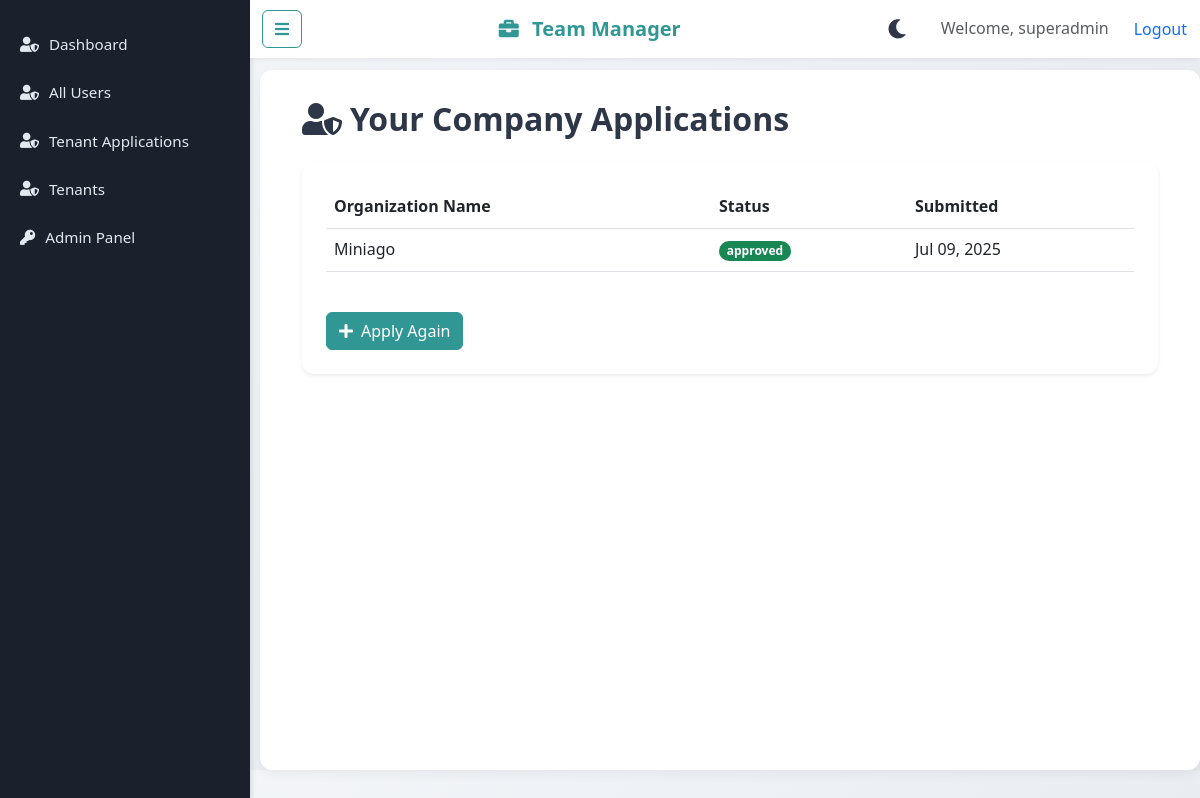
The page /tenants/application-status/11/ (signed in) on the database its author committed.
### documents/models.py (models this page shows, shortened)
class CustomUser(AbstractUser):
    EMAIL_PROVIDERS = [
        ('gmail', 'Gmail'),
        ('yahoo', 'Yahoo'),
        ('outlook', 'Outlook'),
        ('zoho', 'Zoho'),
        ('icloud', 'iCloud'),
    ]
    tenant = models.ForeignKey(Tenant, on_delete=models.CASCADE, blank=True, null=True, related_name="customuser")
    roles = models.ManyToManyField(Role, blank=True)
    department = models.ForeignKey('Department', on_delete=models.SET_NULL, null=True, blank=True, related_name='members')
    teams = models.ManyToManyField('Team', blank=True, related_name='members')
    phone_number = models.CharField(max_length=15, blank=True, null=True)
    email_address = models.EmailField(blank=True, null=True, help_text="Email address for email provider. To enable email sending.")
    email_password = models.CharField(max_length=255, blank=True, null=True, help_text="Password for email provider. To enable email sending.")  # Encrypted SMTP password
    email_provider = models.CharField(max_length=20, choices=EMAIL_PROVIDERS, blank=True, null=True)
    def __str__(self):
        return self.username

### tenants/models.py (models this page shows, shortened)
class TenantApplication(models.Model):
    STATUS_CHOICES = [
        ('pending', 'Pending'),
        ('approved', 'Approved'),
        ('rejected', 'Rejected'),
    ]
    username = models.CharField(max_length=150, unique=True, help_text="Required. Letters, digits and @/./+/-/_ only.")
    email = models.EmailField(unique=True, help_text="Enter a valid email address.")
    password = models.CharField(max_length=255)
    organization_name = models.CharField(max_length=100, unique=True)
    slug = models.SlugField(max_length=100, unique=True, help_text="Short name used in the URL. Can only contain lowercase letters, numbers and hyphens.")
    status = models.CharField(max_length=20, choices=STATUS_CHOICES, default='pending')
    created_at = models.DateTimeField(auto_now_add=True)
    updated_at = models.DateTimeField(auto_now=True)

### tenants/views.py (the view)
# urls.py: path('application-status/<int:identifier>/', application_status, name='application_status'),
def application_status(request, identifier):
    applications = TenantApplication.objects.filter(id=identifier)
    logger.debug(f"Listed {applications.count()} applications for identifier: {identifier}")
    if not applications:
        messages.warning(request, "No applications found for the provided identifier.")
    return render(request, 'tenants/application_status.html', {'applications': applications})

### documents/context_processors.py (called while the page is built)
def notification_count(request):
    if request.user.is_authenticated:
        if not hasattr(request, 'tenant') or (not request.user.is_superuser and request.user.tenant != request.tenant):
            logger.error(f"Unauthorized access by user {request.user.username}: tenant mismatch")
            return {'unseen_notification_count': 0}
    print("Meer>>>>>", request)
    if request.user.is_authenticated:
        if request.user.is_superuser:
            user = CustomUser.objects.get(username=request.user.username)
        else:
            user = CustomUser.objects.get(username=request.user.username, tenant=request.tenant)
        count = UserNotification.objects.filter(user=user, dismissed=False).count()
        return {'unseen_notification_count': count}
    return {'unseen_notification_count': 0}

### tenants/templates/tenants/application_status.html (shortened to what this page needs)
{% extends "base.html" %}
{% load static %}
{% block content %}
<div class="container-fluid">
    <h2 class="mb-4" style="font-weight: 600; color: #2d3748;">
        <i class="fas fa-user-shield me-2"></i>Your Company Applications
    </h2>
    <div class="card shadow-sm border-0" style="border-radius: 12px; background: #ffffff;">
        <div class="card-body p-4">
            {% if applications %}
            <div class="table-responsive">
                <table class="table table-hover">
                    <thead>
                        <tr style="background: #f8fafc; color: #2d3748;">
                            <th scope="col">Organization Name</th>
                            <th scope="col">Status</th>
                            <th scope="col">Submitted</th>
                        </tr>
                    </thead>
                    <tbody>
                        {% for application in applications %}
                        <tr style="transition: background-color 0.2s ease;">
                            <td>{{ application.organization_name }}</td>
                            <td>
                                <span class="badge {% if application.status == 'pending' %}bg-warning{% elif application.status == 'approved' %}bg-success{% else %}bg-danger{% endif %}">
                                    {{ application.status }}
                                </span>
                            </td>
                            <td>{{ application.created_at|date:"M d, Y" }}</td>
                        </tr>
                        {% endfor %}
                    </tbody>
                </table>
            </div>
            {% else %}
            <p class="text-muted text-center">No company applications found.</p>
            {% endif %}
            <div class="mt-4">
                <a href="{% url 'apply_for_tenant' %}" class="btn btn-primary" title="Apply for a New Tenant" aria-label="Apply for a New Tenant">
                    <i class="fas fa-plus me-2"></i>Apply Again
                </a>
            </div>
        </div>
    </div>
</div>
{% endblock %}

### documents/templates/base.html (shortened to what this page needs)
{% load static %}
<!DOCTYPE html>
<html lang="en">
<head>
    <link rel="stylesheet" href="https://cdn.jsdelivr.net/npm/bootstrap@5.3.0/dist/css/bootstrap.min.css">
    <link rel="stylesheet" href="https://cdnjs.cloudflare.com/ajax/libs/font-awesome/5.15.4/css/all.min.css">
</head>
<body {% if not user.is_authenticated %}class="unauthenticated"{% endif %}>
    <link href="https://cdn.jsdelivr.net/npm/select2@4.1.0-rc.0/dist/css/select2.min.css" rel="stylesheet">
    {% if user.is_authenticated %}
    <div class="sidebar" id="sidebar">
        {% if user.is_superuser %}
            <a href="{% url 'superuser_dashboard' %}" {% if request.path == '/tenants/dashboard/' %}class="active"{% endif %}><i class="fas fa-user-shield"></i>Dashboard</a>
            <a href="{% url 'all_users_list' %}" {% if request.path == '/tenants/users/list/' %}class="active"{% endif %}><i class="fas fa-user-shield"></i>All Users</a>
            <a href="{% url 'tenant_applications' %}" {% if request.path == '/tenants/tenant-applications/'%}class="active"{% endif %}><i class="fas fa-user-shield"></i>Tenant Applications</a>
            <a href="{% url 'tenant_list' %}" {% if request.path == '/tenants/list/' %}class="active"{% endif %}><i class="fas fa-user-shield"></i>Tenants</a>
            <a href="{% url 'admin:index' %}" {% if request.path|slice:":7" == '/admin/' %}class="active"{% endif %}><i class="fas fa-key"></i> Admin Panel</a>
        {% endif %}
    </div>
    {% endif %}
    {% if not user.is_superuser and not user.tenant %}
        <nav class="navbar navbar-light bg-light fixed-top no-tenant" id="navbar">
            <div class="container-fluid">
                <a class="navbar-brand ms-3" href="{% url 'tenant_home' %}"><i class="fas fa-briefcase mr-4" style="color: #319795;"></i> <span style="color: #319795;"><strong>Team Manager</strong></span></a>
                <div class="d-flex align-items-center gap-2">
                    <button class="theme-toggle-btn" id="themeToggleBtn" title="Toggle Dark Mode" aria-label="Toggle Dark Mode">
                        <i class="fas fa-moon"></i>
                    </button>
                    <button class="navbar-toggler" type="button" data-bs-toggle="collapse" data-bs-target="#navbarNav" aria-controls="navbarNav" aria-expanded="false" aria-label="Toggle navigation">
                        <span class="navbar-toggler-icon"></span>
                    </button>
                </div>
                <div class="collapse navbar-collapse" id="navbarNav">
                    <ul class="navbar-nav">
                        <li class="nav-item">
                            <a class="nav-link" href="#features">Features</a>
                        </li>
                        <li class="nav-item">
                            <a class="nav-link" href="#why-join">Why Join</a>
                        </li>
                        <li class="nav-item">
                            <a class="nav-link btn btn-primary text-white" href="{% url 'apply_for_tenant' %}">Apply for Your Company</a>
                        </li>
                    </ul>
                    <div class="auth-section ms-auto">
                        {% if user.is_authenticated and user.is_superuser %}
                            <span class="text-muted me-3">Welcome, {{ user.username }}</span>
                            <form action="{% url 'logout' %}" method="post" style="display: inline;">
                                {% csrf_token %}
                                <button type="submit" class="btn btn-link text-primary" style="padding: 0; text-decoration: none;">Logout</button>
                            </form>
                        {% else %}
                            <a href="{% url 'login' %}" class="btn btn-primary">Login</a>
                        {% endif %}
                    </div>
                </div>
            </div>
        </nav>
    {% elif user.is_authenticated or user.is_superuser %}
    <nav class="navbar navbar-light bg-light fixed-top" id="navbar">
        <div class="container-fluid">
            {% if user.is_authenticated %}
                <button class="btn btn-outline-primary toggle-sidebar" onclick="toggleSidebar()" aria-label="Toggle Sidebar"><i class="fas fa-bars"></i></button>
            {% else %}
                <span class="d-none d-md-inline"> </span>
            {% endif %}
            <a class="navbar-brand ms-3" href="/">
                {% if user.is_authenticated and request.tenant.company_profile %}
                    {% if request.tenant.company_profile.photo %}
                        <img src="{{ request.tenant.company_profile.photo.url }}" alt="{{ request.tenant.company_profile.company_name }} Logo" class="company-logo me-2" style="max-height: 40px;">
                    {% else %}
                        <img src="{% static 'teammanager_logo.png' %}" alt="Team Manager Logo" class="company-logo me-2" style="max-height: 40px; object-fit: contain; background: rgba(255, 255, 255, 0.95); padding: 8px;">
                    {% endif %}
                    <span id="tenant-name" style="color: #319795;"><strong>{{ request.tenant.company_profile.company_name|default:"Team Manager" }}</strong></span>
                {% else %}
                    <i class="fas fa-briefcase me-2" style="color: #319795;"></i>
                    <span id="tenant-name" style="color: #319795;"><strong>{{ request.tenant.name|default:"Team Manager" }}</strong></span>
                {% endif %}
            </a>
            <div class="d-flex align-items-center gap-4">
                <button class="theme-toggle-btn" id="themeToggleBtn" title="Toggle Dark Mode" aria-label="Toggle Dark Mode">
                    <i class="fas fa-moon"></i>
                </button>
                {% if user.is_authenticated %}
                    <span class="text-muted">Welcome, {{ user.username }}</span>
                    {% if user.is_superuser %}
                        <form action="{% url 'logout' %}" method="post" style="display: inline;">
                            <button type="submit" class="btn btn-link text-primary" style="padding: 0; text-decoration: none;">Logout</button>
                        </form>
                    {% endif %}
                {% else %}
                    <a href="{% url 'login' %}" class="btn btn-primary">Login</a>
                    <a href="{% url 'register' %}" class="btn btn-outline-primary">Register</a>
                {% endif %}
            </div>
        </div>
    </nav>
    {% endif %}
    <div class="main-content" id="main-content">
        {% block content %}
        {% endblock %}
    </div>
</body>
</html>

### tenants/templates/tenants/application_status.html (style rules this page uses)
.btn-primary { background-color: #319795; border-color: #319795; transition: background-color 0.2s ease; }
.btn-outline-primary { border-color: #319795; color: #319795; transition: background-color 0.2s ease, color 0.2s ease; }

### rows shown on the page
CustomUser: username "superadmin"
TenantApplication: organization_name "Miniago", status "approved", created_at "Jul 09, 2025"

### other values the page prints
{{ request.tenant.name|default:"Team Manager" }} "Team Manager"
